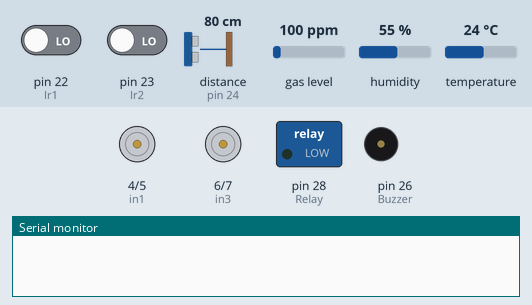
The sketch below on a simulated Arduino Mega 2560, built with avr-gcc and run on an emulated ATmega2560. Parts: motor-driver pin pairs drawn as motors (green arrow = first pin HIGH = forward, orange = second pin HIGH = backward, longer = more drive), switched loads named in the sketch (green lamp = pin HIGH), buzzer (waves = sounding, pin HIGH), the last lines printed to the serial monitor. Wiring (inferred from the names in the program): ultrasonic range finder: trigger pin 25; echo pin 24. Inputs (shaded band) come from the test bench; at power-on: pin 22 (Ir1) LOW, pin 23 (Ir2) LOW, distance to the obstacle (sensor on pin 24) 80 cm, gas level 100 ppm, humidity 55 %, temperature 24 °C. The echo pulse lasts 58.3 µs per cm; the modem accepts every AT command (registered, SIM ready, sends succeed) and sends nothing else; pins used as bus, display or sensor lines are not drawn.

Above: at 0.0 s.
At 8.7 s:
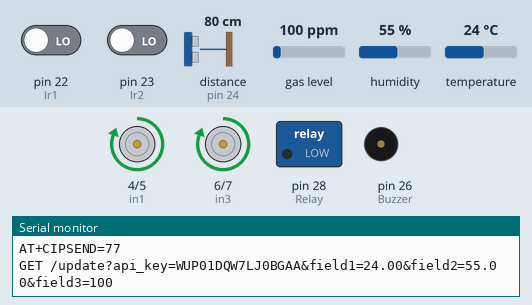
Timing chart, 0 to 10.2 s (numbered marks = the images above):
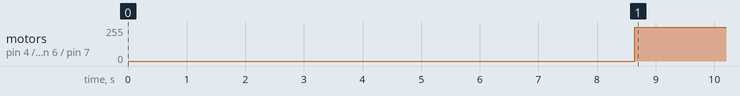

Measured:
- by itself, motor on pin 4 (in1) / pin 5 (in2), motor on pin 6 (in3) / pin 7 (in4): stopped → forward 255/255 at 8.6 s

The sketch:

Barrel_Delivery_and_Surveillance_System_With_esp8266_Module.ino
```cpp
#include <DHT.h>
#include <MQ2.h>

#define in1 4                     //IN1
#define in2 5                     //IN2
#define in3 6                     //IN3
#define in4 7                     //IN4
#define Ir1 22                    //Ir Sensor 1
#define Ir2 23                    //Ir Sensor 2
#define echo 24                   //Echo
#define trigger 25                //Trigger
#define Buzzer 26                 //Buzzer
#define DHTPIN 27                 // Connect the signal pin of DHT11 sensor to digital pin 27
#define Relay 28                  //Relay
#define DHTTYPE DHT11
#define Gas A0                    //Gas Sensor

DHT dht(DHTPIN, DHTTYPE);
MQ2 mq2(Gas);

//---------------------------- USER SETTINGS ------------------------------------
String apiKey = "WUP01DQW7LJ0BGAA";     // replace with your channel's thingspeak WRITE API key

int duration;
float distance;
int hasObstacle1 = LOW;           //There is no Obstacle
int hasObstacle2 = LOW;           //There is no Obstacle
String ssid="Chaurasia";          // Wifi network SSID
String password ="holaadios";     // Wifi network password
//-----------------------------------------------------------------------------


boolean DEBUG=true;

//======================================================================== showResponce
void showResponse(int waitTime){
    long t=millis();
    char c;
    while (t+waitTime>millis()){
      if (Serial1.available()){
        c=Serial1.read();
        if (DEBUG) Serial.print(c);
      }
    }

}

//========================================================================
boolean thingSpeakWrite(float value1, float value2, int value3){
  String cmd = "AT+CIPSTART=\"TCP\",\"";                  // TCP connection
  cmd += "184.106.153.149";                               // api.thingspeak.com
  cmd += "\",80";
  Serial1.println(cmd);
  if (DEBUG) Serial.println(cmd);
  if(Serial1.find("Error")){
    if (DEBUG) Serial.println("AT+CIPSTART error");
    return false;
  }


  String getStr = "GET /update?api_key=";   // prepare GET string
  getStr += apiKey;

  getStr +="&field1=";
  getStr += String(value1);
  getStr +="&field2=";
  getStr += String(value2);
  getStr +="&field3=";
  getStr += String(value3);
  //getStr +="&field4=";
  //getStr += String(value4);

  // ...
  getStr += "\r\n\r\n";

  // send data length
  cmd = "AT+CIPSEND=";
  cmd += String(getStr.length());
  Serial1.println(cmd);
  if (DEBUG)  Serial.println(cmd);

  delay(100);
  if(Serial1.find(">")){
    Serial1.print(getStr);
    if (DEBUG)  Serial.print(getStr);
  }
  else{
    Serial1.println("AT+CIPCLOSE");
    // alert user
    if (DEBUG)   Serial.println("AT+CIPCLOSE");
    return false;
  }
  return true;
}

//================================================================================ Calculate forward obstacle
void inputs()
{
  digitalWrite(trigger, LOW);
  delayMicroseconds(2);
  digitalWrite(trigger, HIGH);
  delayMicroseconds(10);
  digitalWrite(trigger, LOW);
  duration = pulseIn(echo, HIGH);
  distance = (duration / 2) / 29.1;
  digitalWrite(trigger, LOW);
}

//================================================================================ Move Forward
void Forward()
{
  digitalWrite(in1, HIGH);
  digitalWrite(in2, LOW);
  digitalWrite(in3, HIGH);
  digitalWrite(in4, LOW);
  delay(500);
}

//================================================================================ Stop
void Stop()
{
  digitalWrite(in1, LOW);
  digitalWrite(in2, LOW);
  digitalWrite(in3, LOW);
  digitalWrite(in4, LOW);
}

//================================================================================ Turn Right
void Right()
{
  digitalWrite(in1, LOW);
  digitalWrite(in2, HIGH);
  digitalWrite(in3, HIGH);
  digitalWrite(in4, LOW);
  delay(500);
}

//================================================================================ Turn Left
void Left()
{
  digitalWrite(in1, HIGH);
  digitalWrite(in2, LOW);
  digitalWrite(in3, LOW);
  digitalWrite(in4, HIGH);
  delay(500);
}

//================================================================================ setup
void setup() {
  DEBUG=true;           // enable debug serial
  Serial.begin(115200);
  dht.begin();
  Serial1.begin(115200);   // Your esp8266 module's speed is probably at 115200.

  //Serial1.println("AT+UART_CUR=9600,8,1,0,0");         // Enable this line only if you want to change the ESP8266 baud rate to 9600

  showResponse(1000);

  //Serial1.println("AT+RST");         // reset esp8266
  //showResponse(1000);

  Serial1.println("AT+CWMODE=1");   // set esp8266 as client
  showResponse(1000);

  Serial1.println("AT+CWJAP=\""+ssid+"\",\""+password+"\"");  // set your home router SSID and password
  showResponse(5000);

  pinMode(trigger, OUTPUT);
  pinMode(echo, INPUT);
  pinMode(Buzzer, OUTPUT);
  pinMode(Ir1, INPUT);
  pinMode(Ir2, INPUT);
  pinMode(in1 ,OUTPUT);
  pinMode(in2,OUTPUT);
  pinMode(in3,OUTPUT);
  pinMode(in4,OUTPUT);
  pinMode(Relay, OUTPUT);
  mq2.begin();
  dht.begin();
   if (DEBUG)  Serial.println("Setup completed");
}


// ====================================================================== loop
void loop() {


  // thingspeak needs 15 sec delay between updates,

      inputs();
  int lpg = mq2.readLPG();
  Serial.print("Lpg:- ");
  Serial.println(lpg);
  int co = mq2.readCO();
  Serial.print("CO:- ");
  Serial.println(co);
  int smoke = mq2.readSmoke();
  Serial.print("Smoke:- ");
  Serial.println(smoke);
  float t = dht.readTemperature();
  Serial.print("Temperature:- ");
  Serial.println(t);
  float h = dht.readHumidity();
  Serial.print("Humidity:- ");
  Serial.println(h);
  hasObstacle1 = digitalRead(Ir1);
  Serial.print("Ir1:- ");
  Serial.println(hasObstacle1);
  hasObstacle2 = digitalRead(Ir2);
  Serial.print("Ir2:- ");
  Serial.println(hasObstacle2);
  Serial.print("Distance:- ");
  Serial.println(distance);
  thingSpeakWrite(t,h,co);
  if(distance < 20)
  {
    Stop();
    tone(Buzzer, 3000);
    Serial.println("Stop \t Distance is less < 20; \t Light On");
  }
  else if(hasObstacle1 == HIGH && hasObstacle2 == HIGH)
  {
    Stop();
    noTone(Buzzer);
    Serial.println("Stop \\ Reached Destination");
  }
  else if(lpg < 400 && co < 5000 && smoke < 1000 && t < 35 && h < 75 && ((hasObstacle1 == LOW && hasObstacle2 == LOW) || (hasObstacle1 == LOW && hasObstacle2 == HIGH) || (hasObstacle1 == HIGH && hasObstacle2 == LOW)))
  {
    Forward();
    digitalWrite(Relay,LOW);
    noTone(Buzzer);
    Serial.println("Forward \t\t Light On");
  }
  else
  {
    Stop();
    digitalWrite(Relay,HIGH);
    tone(Buzzer, 3000);
    Serial.println("Stop \t\t Light Off");
  }
  delay(16000);
}
```
